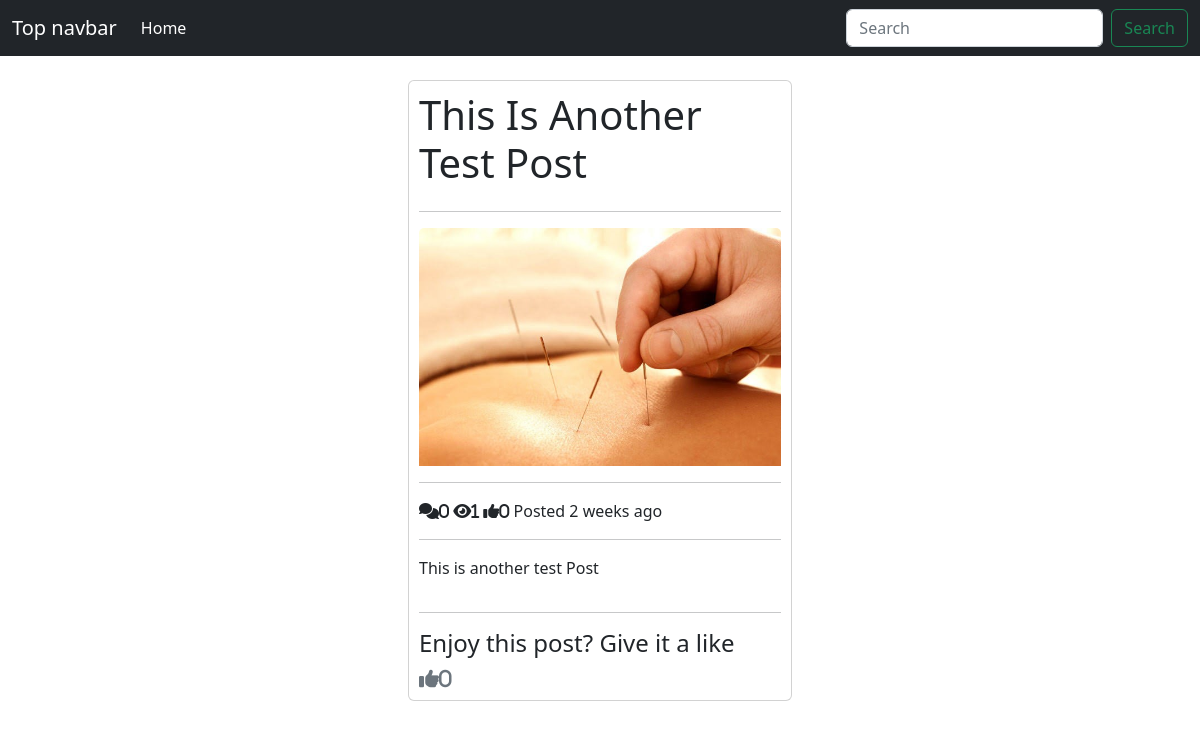
The page /test_2/ (signed in) on the database its author committed.
### posts/models.py (models this page shows, shortened)
class Post(models.Model):
    title = models.CharField(max_length=100)
    content = models.TextField()
    thumbnail = models.ImageField()
    publishdate = models.DateTimeField(auto_now_add=True)
    last_updated = models.DateTimeField(auto_now=True)
    author = models.ForeignKey(User, on_delete=models.CASCADE)
    slug = models.SlugField()
    def get_like_url(self):
        return reverse('like', kwargs={
            'slug':self.slug
        })
    @property
    def get_comment_count(self):
        return Comments.objects.filter(post=self).count()
    @property
    def get_view_count(self):
        return self.postview_set.all().count()
    @property
    def get_like_count(self):
        return self.like_set.all().count()

### posts/views.py (the view)
# urls.py: path('<slug>/', PostDetailView.as_view(), name='detail'),
class PostDetailView(generic.DetailView):
    model = Post
    def get_object(self, **kwargs):
        object = super().get_object(**kwargs)
        if self.request.user.is_authenticated:
            PostView.objects.get_or_create(user=self.request.user, post=object)
        return object

### templates/posts/post_detail.html (shortened to what this page needs)
{% extends "base.html" %}
{% block content %}
    <div class="row">
    <div class="col-4 offset-4">
    <div class="card" style="padding: 10px;">
        <h1 >{{object.title|title}}</h1>
        <hr />
        <img src="{{object.thumbnail.url}}" class="card-img-top" alt="...">
        <hr />
        <div>
            <span class="fa-solid fa-comments ml-2">{{object.get_comment_count}}</span>
            <span class="fa-solid fa-eye ml-2">{{object.get_view_count}}</span>
            <span class="fa-solid fa-thumbs-up ml-2">{{object.get_like_count}}</span>
            <span class="float-right">Posted {{object.publishdate|timesince}} ago</span>
        </div>
        <hr />
        <div>
            <p>{{object.content}}</p>
        </div>
        <hr />
        <div>
            <h4>Enjoy this post? Give it a like</h4>
            <a class="text-muted" href="{{ object.get_like_url }}">
                <span class="fa-solid fa-thumbs-up fa-lg">{{object.get_comment_count}}</span>
            </a>
        </div>
    </div>
    </div>
    </div>
{% endblock content %}

### rows shown on the page
Post: title "This Is Another Test Post", thumbnail (picture), get_comment_count "0", get_view_count "1", get_like_count "0", publishdate "2 weeks", content "This is another test Post"
